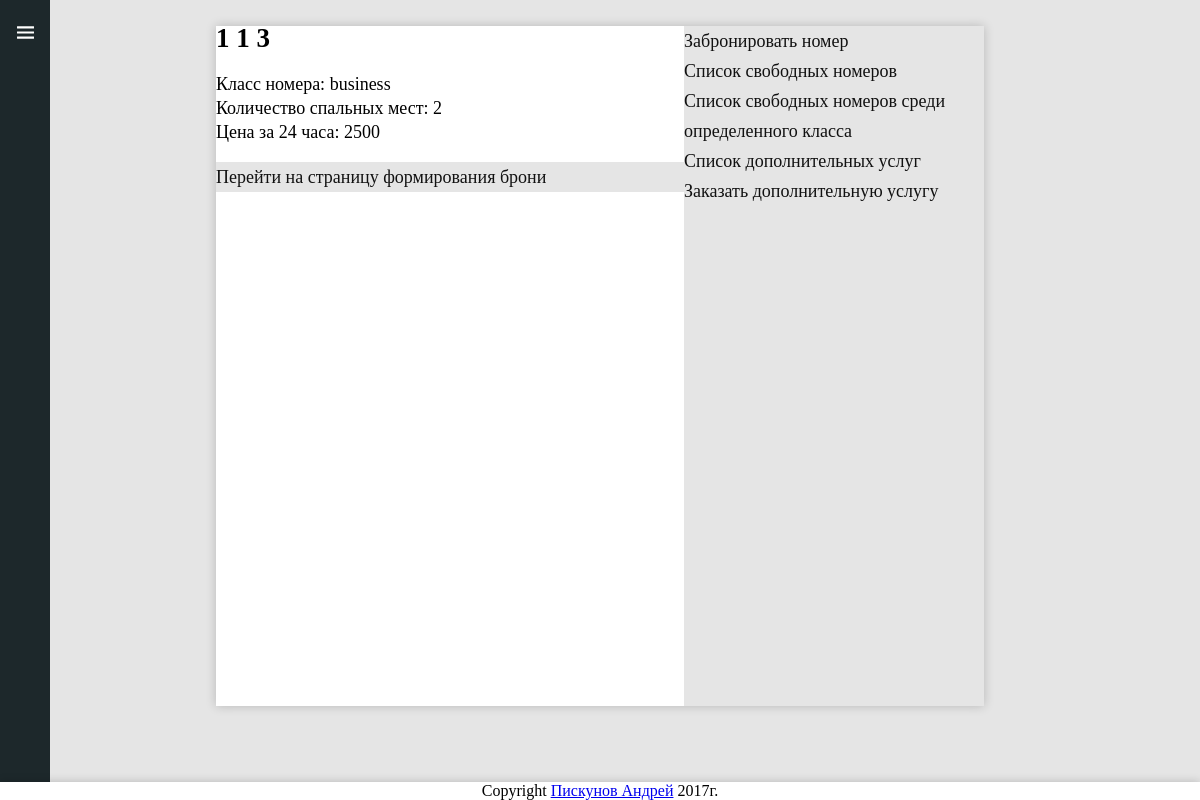
The page /booking/room/1/1/3/ on the database its author committed.
### stuff/models.py (models this page shows, shortened)
class Room (models.Model):
    housing = models.SmallIntegerField(
        'Корпус'
        )
    floor = models.SmallIntegerField(
        'Этаж'
        )
    number = models.SmallIntegerField(
        'Номер'
        )
    per_night = models.SmallIntegerField(
        'Стоимость за ночь'
        )
    number_beds = models.SmallIntegerField(
        'Количество спальных мест'
        )
    STYLE_CHOICES=(
        ('budget','budget'),
        ('business','business'),
        ('lux','lux')
        )
    style=models.CharField(
            'Класс аппартаментов',
            max_length=15,
            choices=STYLE_CHOICES
            )

### bill/views.py (the view)
# urls.py: url(r'^room/(?P<housing>[0-9]+)/(?P<floor>[0-9]+)/(?P<number>[0-9]+)/$',roomdetail,name='roomdetail'),
def roomdetail(request,housing,floor,number):
    args={}
    room=get_object_or_404(Room,housing=housing,floor=floor,number=number)
    args['room']=room
    return render(request,'bill/roomdetail.html',args)

### bill/templates/bill/roomdetail.html
{% extends "bill/booking_base.html" %}
{% block content %}
<h1>{{ room.housing }} {{ room.floor }} {{ room.number }}</h1>
<p />Класс номера: {{ room.style }}
<br />Количество спальных мест: {{ room.number_beds }}
<br /> Цена за 24 часа: {{ room.per_night }}
<p /> <a href="{% url 'booking:booking' %}">Перейти на страницу формирования брони</a>
{% endblock %}

### static/css/style.css (style rules this page uses)
.text h1 { margin-top:0px; margin-left: 0px; }
.content a { display: block; line-height: 30px; color:#111111; text-decoration: none; background:#e5e5e5; }
body { background:#e5e5e5; z-index:3; }

### rows shown on the page
Room: housing "1", floor "1", number "3", style "business", number_beds "2", per_night "2500"
